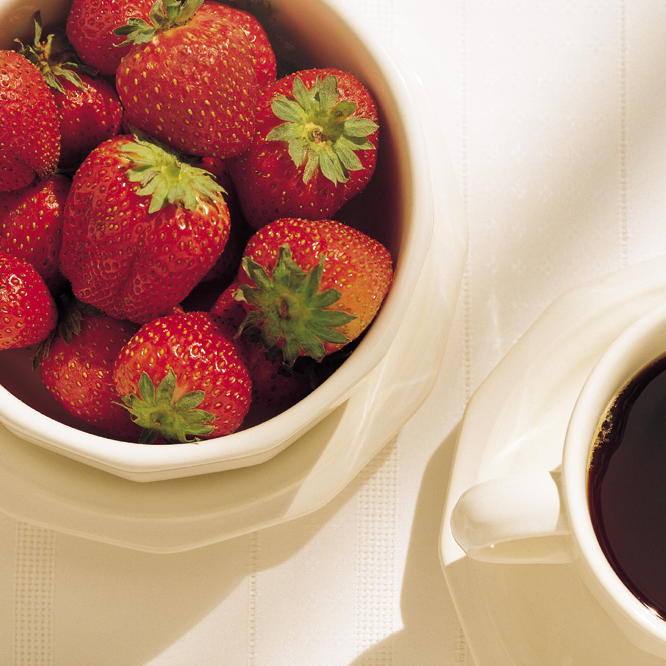
#> input picture Digital Image Processing/Exercise12/Fig0630(01)(strawberries_fullcolor).tif, 666 x 666 px
$ python main.py
#> lines starting #> are read from the running program, lines starting #| are printed output that depends on the picture
### Digital Image Processing/Exercise12/HSI.py
import matplotlib.pyplot as plt
import numpy as np


# [4 lines left out: function normalize, not called in this run]


def RGB_to_HSI(image):
    """Transform RGB to HSI"""

    # Seperate RGB
    R = image[:,:,0]
    G = image[:,:,1]
    B = image[:,:,2]

    # Normalize
    R.setflags(write=1)
    G.setflags(write=1)
    B.setflags(write=1)
    R = normalize(R)
    G = normalize(G)
    B = normalize(B)

    # Get degrees
    top = (1/2)*((R-G)+(R-B))
    bot = np.sqrt((R-G)**2 + (R-B)*(G-B)+0.000001)
    theta = np.arccos(top/bot)

    # Hue
    idx1 = np.where(B <= G)
    idx2 = np.where(B > G)
    H = np.zeros(R.shape)
    H[idx1] = theta[idx1]
    H[idx2] = (2*np.pi - theta[idx2])

    # Normalize Hue
    H = H/(2*np.pi)


    # Saturation
    min_RG = np.minimum(R,G)
    minimum_RGB = np.minimum(min_RG,B)
    S = 1 - (3/(R+G+B))*minimum_RGB


    # Intensity
    I = (1/3)*(R+G+B)


    return H, S, I

### Digital Image Processing/Exercise12/main.py
import matplotlib.pyplot as plt
import numpy as np
from PIL import Image
from HSI import RGB_to_HSI


test = plt.imread('Fig0630(01)(strawberries_fullcolor).tif')
#> test is the input picture: shape (666, 666, 3); mean R, G, B 186.3, 145.9, 126.5

blaklokke = plt.imread('blaklokke.jpg')
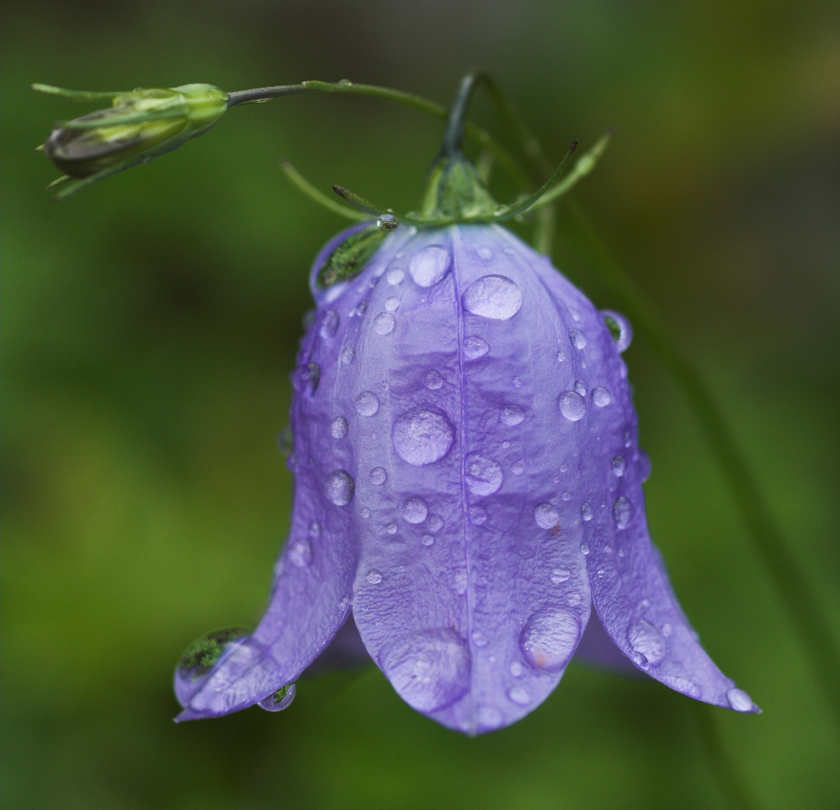
#> input picture Digital Image Processing/Exercise12/blaklokke.jpg, 840 x 810 px
#> blaklokke is the input picture: shape (810, 840, 3); mean R, G, B 76.2, 87.2, 68.2
red_blaklokke = blaklokke[:,:,0]
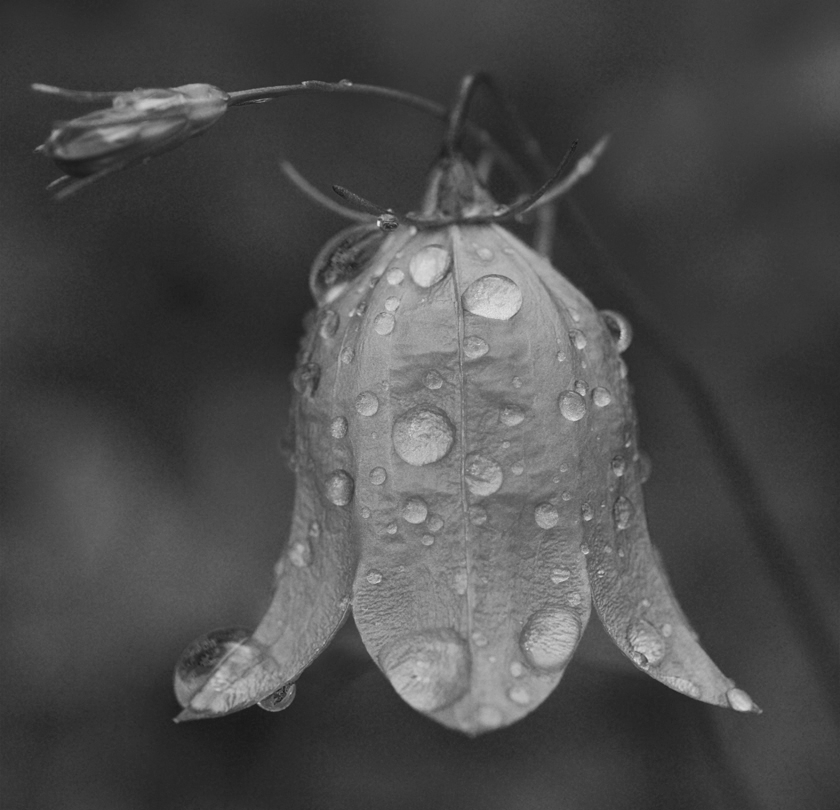
#> red_blaklokke: shape (810, 840); min 20, max 236, mean 76.2
green_blaklokke = blaklokke[:,:,1]
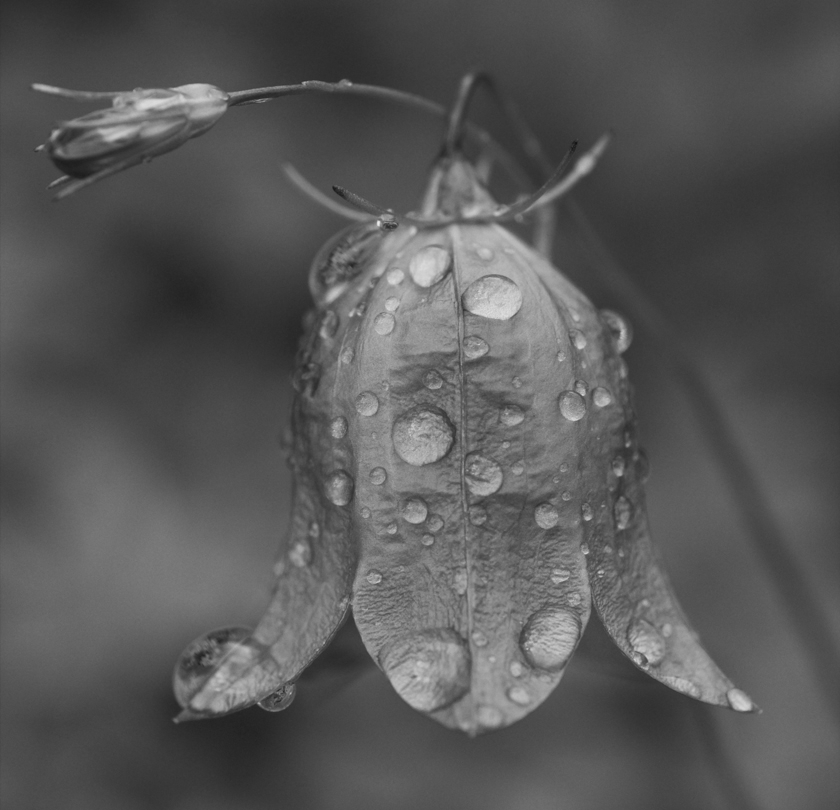
#> green_blaklokke: shape (810, 840); min 18, max 234, mean 87.2
blue_blaklokke = blaklokke[:,:,2]
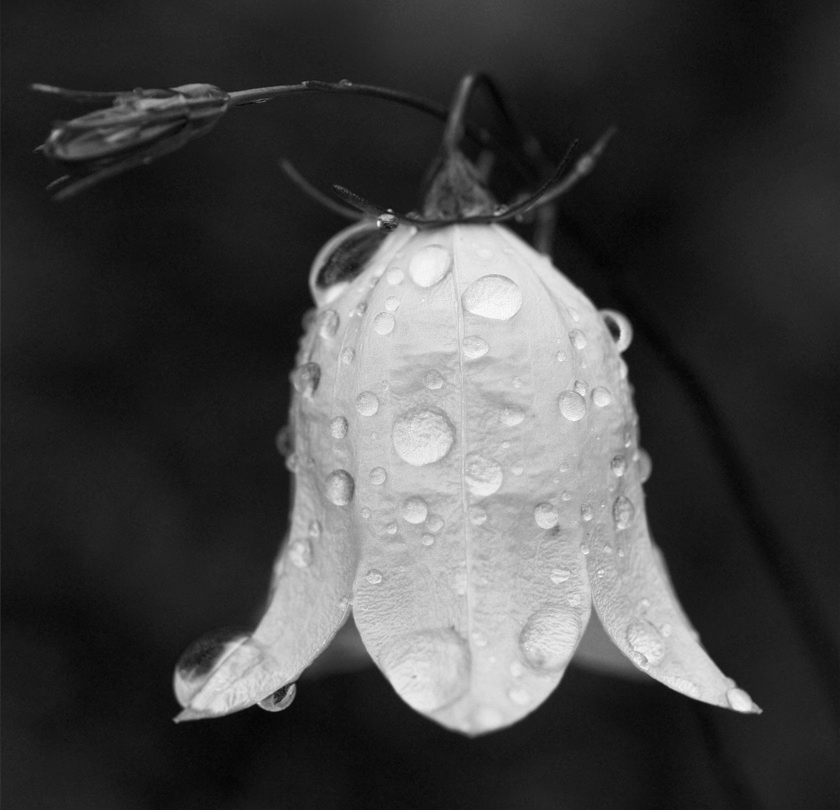
#> blue_blaklokke: shape (810, 840); min 2, max 253, mean 68.2

# Task a
fig, ax = plt.subplots(2,2)
ax[0,0].imshow(blaklokke)
ax[0,0].set_title('Original')
ax[0,1].imshow(red_blaklokke, cmap = 'gray')
ax[0,1].set_title('Red channel')
ax[1,0].imshow(green_blaklokke, cmap = 'gray')
ax[1,0].set_title('Green channel')
ax[1,1].imshow(blue_blaklokke, cmap = 'gray')
ax[1,1].set_title('Blue channel')
plt.tight_layout()
plt.show()


# Task b
fig, ax = plt.subplots(1,3, figsize = [15,5])
ax[0].hist(red_blaklokke.flatten(), bins = 256)
ax[0].set_title('Red channel')
ax[1].hist(blue_blaklokke.flatten(), bins = 256)
ax[1].set_title('Green channel')
ax[2].hist(green_blaklokke.flatten(), bins = 256)
ax[2].set_title('Blue channel')
plt.tight_layout()
plt.show()
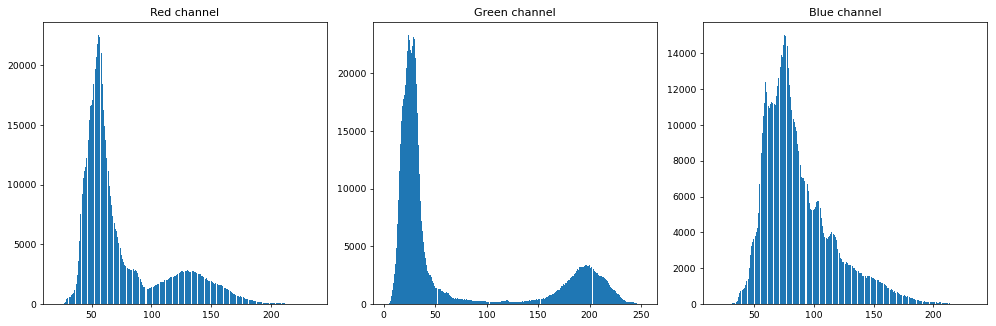
#> figure drawn by matplotlib, 3 panels; panel 1: tallest bar 22502 high, from x = 55.44 to 56.28; panel 2: tallest bar 23276 high, from x = 23.57 to 24.55; panel 3: tallest bar 15000 high, from x = 75.38 to 76.22


# Task C
#> (the run stopped early here; a loop or call above may not have finished)
